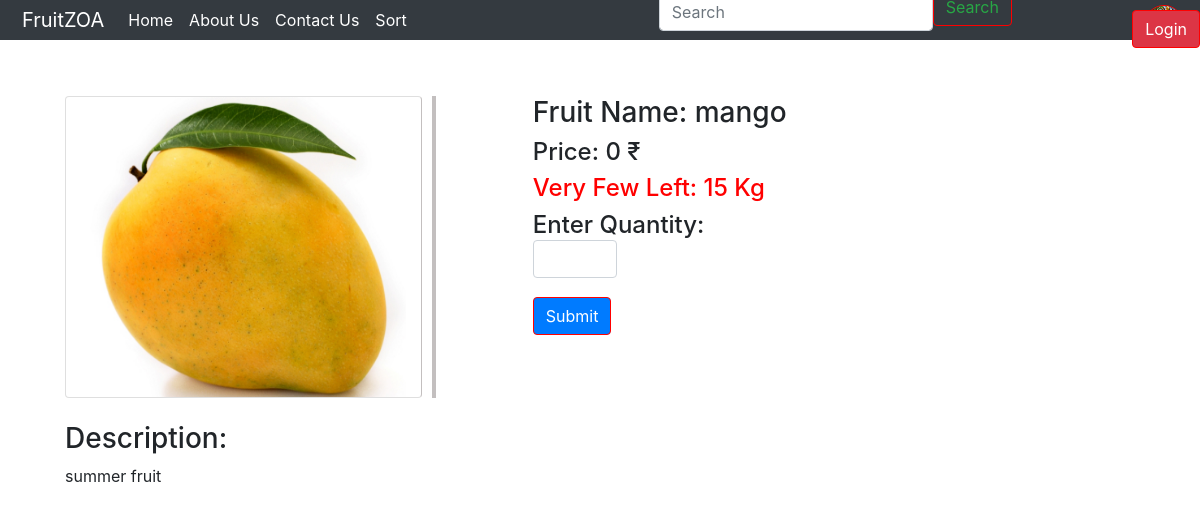
The page /buynow.php?link=4 on the database its author committed.
### tables this page shows
CREATE TABLE `fruitdata` (
  `id` int(15) NOT NULL,
  `Name` varchar(50) NOT NULL,
  `Discription` varchar(300) NOT NULL,
  `ImgURl` varchar(100) NOT NULL,
  `Quantity` int(11) NOT NULL,
  `Qty_pur` int(10) NOT NULL,
  `Price` int(6) NOT NULL,
  `pur_price` int(6) NOT NULL,
  `sold_items` int(10) NOT NULL,
  `profit` int(10) NOT NULL
);

### buynow.php (the view, shortened to what this page needs)
<?php
include("navbar.php");
?>
<!DOCTYPE html>
<html>
<head>
</head>
<body>
	<br><br><br><br>
	<?php
	$id = $_GET['link'];
		?><script>
		<?php
	$query = "SELECT * FROM fruitdata WHERE id = '$id'";
	$sql = mysqli_query( $link, $query );
	$row = mysqli_fetch_array( $sql );
		?>
<div class="container-fluid row col-md-11">
	<div class="card col-md-4"> <img class="card-img-top" id="image" src="<?php echo $row[3]?>" alt="Card image cap">
	</div>
	<div class="line"></div>
	<div class="container col-md-6">
		<h3>Fruit Name: <?php echo $row[1];?> </h3>
		<h4>Price: <?php echo $row[5];?> ₹ </h4>
		<h4 id="qty">Available: <?php echo $row[4];?> Kg </h4>
		<form action="" method="post">
			<h4>Enter Quantity:<input type="number" onkeypress="myFunction()" id="qty" name="quantity" class="form-control col-md-2" required>
			<br>
			<input type="submit" class="btn btn-primary"onclick="data()">
		</form>
		</div>
	</div>
	<br>
	<div class="container-fluid col-md-11">
	<H3>Description:</H3>
	<p><?php echo $row[2];?></p>
	</div>
	</body>
</html>

### buynow.php (style rules this page uses)
.container-fluid { position: relative; margin: auto; right: 0; left: 0; }
.card { border-right:1px solid #C3BFBF; }
.line { margin-left: 10px; border:2px solid #C3BFBF; }
.btn { margin-top:-10px; border:1px solid red; }
#image { height: 300px; }

### rows shown on the page
fruitdata: ImgURl (picture), Name "mango", Qty_pur "0", Discription "summer fruit"
